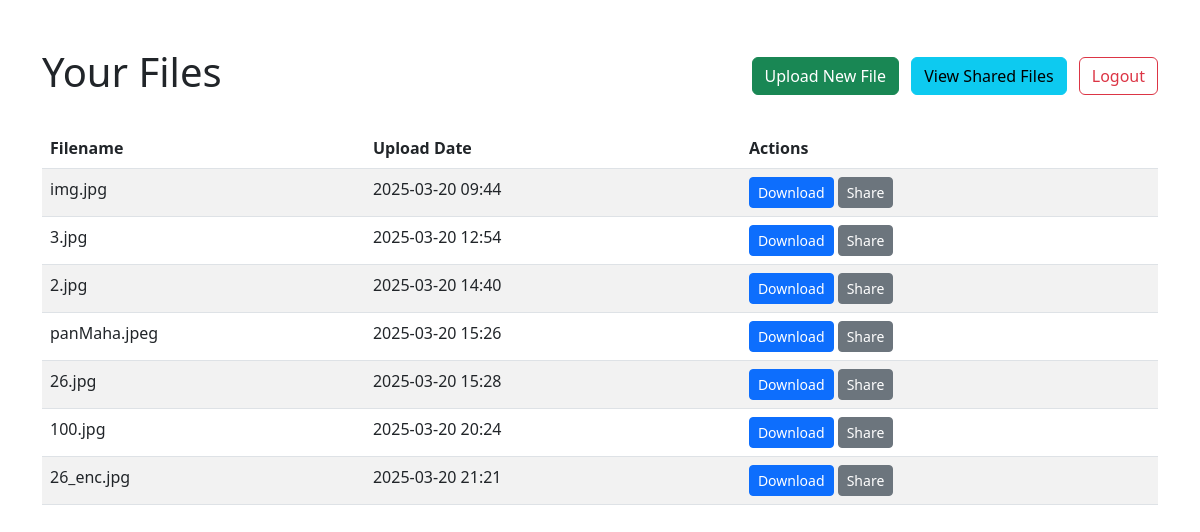
/dashboard (signed in), run on the app's committed database.
### Flask_Dscs/models.py (models this page shows, shortened)
class File(db.Model):
    id = db.Column(db.Integer, primary_key=True)
    filename = db.Column(db.String(255), nullable=False)
    file_path = db.Column(db.String(512), nullable=False)
    upload_date = db.Column(db.DateTime, default=datetime.datetime.utcnow)
    user_id = db.Column(db.Integer, db.ForeignKey('user.id'), nullable=False)
    user = db.relationship('User', backref=db.backref('files', lazy=True))

### Flask_Dscs/app.py (the view)
@app.route('/dashboard')
@login_required
def dashboard():
    files = File.query.filter_by(user_id=current_user.id).all()
    return render_template('dashboard.html', files=files)

### Flask_Dscs/app.py (called while the page is built)
@login_manager.user_loader
def load_user(user_id):
    return User.query.get(int(user_id))

### Flask_Dscs/templates/dashboard.html (shortened to what this page needs)
<!DOCTYPE html>
<html>
<head>
    <link rel="stylesheet" href="https://cdn.jsdelivr.net/npm/bootstrap@5.2.3/dist/css/bootstrap.min.css">
</head>
<body>
    <div class="container mt-5">
        <div class="d-flex justify-content-between align-items-center mb-4">
            <h1>Your Files</h1>
            <div>
                <div>
                    <a href="{{ url_for('upload_file') }}" class="btn btn-success">Upload New File</a>
                    <a href="{{ url_for('view_shared_files') }}" class="btn btn-info ms-2">View Shared Files</a>
                    <a href="{{ url_for('logout') }}" class="btn btn-outline-danger ms-2">Logout</a>
                </div>
            </div>
        </div>
        {% if files %}
            <table class="table table-striped">
                <thead>
                    <tr>
                        <th>Filename</th>
                        <th>Upload Date</th>
                        <th>Actions</th>
                    </tr>
                </thead>
                <tbody>
                    {% for file in files %}
                    <tr>
                        <td>{{ file.filename }}</td>
                        <td>{{ file.upload_date.strftime('%Y-%m-%d %H:%M') }}</td>
                        <td>
                            <a href="{{ url_for('download_file', file_id=file.id) }}" class="btn btn-sm btn-primary">Download</a>
                            <a href="{{ url_for('share_file', file_id=file.id) }}" class="btn btn-sm btn-secondary">Share</a>
                        </td>
                    </tr>
                    {% endfor %}
                </tbody>
            </table>
        {% else %}
            <div class="alert alert-info">
                You haven't uploaded any files yet. <a href="{{ url_for('upload_file') }}">Upload your first file</a>.
            </div>
        {% endif %}
    </div>
</body>
</html>

### data on the page
File: filename "img.jpg", upload_date "2025-03-20 09:44"
File: filename "3.jpg", upload_date "2025-03-20 12:54"
File: filename "2.jpg", upload_date "2025-03-20 14:40"
File: filename "panMaha.jpeg", upload_date "2025-03-20 15:26"
File: filename "26.jpg", upload_date "2025-03-20 15:28"
File: filename "100.jpg", upload_date "2025-03-20 20:24"
File: filename "26_enc.jpg", upload_date "2025-03-20 21:21"
